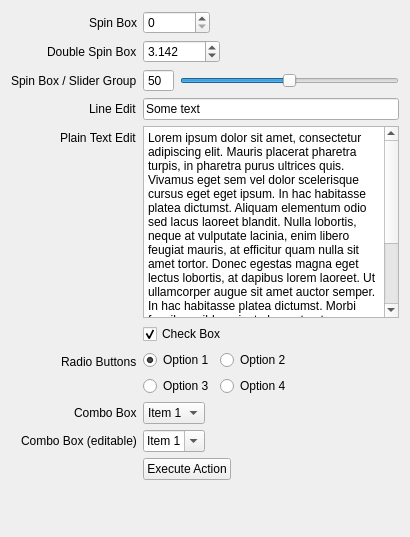
      <widget class="QWidget" name="tab_exampleForm">
       <attribute name="title">
        <string>Example Form</string>
       </attribute>
       <layout class="QFormLayout" name="formLayout_2">
        <property name="fieldGrowthPolicy">
         <enum>QFormLayout::ExpandingFieldsGrow</enum>
        </property>
        <property name="labelAlignment">
         <set>Qt::AlignRight|Qt::AlignTrailing|Qt::AlignVCenter</set>
        </property>
        <item row="3" column="1">
         <widget class="QSpinBox" name="spinBox_spinBox">
          <property name="minimum">
           <number>0</number>
          </property>
          <property name="maximum">
           <number>999999</number>
          </property>
          <property name="value">
           <number>0</number>
          </property>
          <property name="xmlTag" stdset="0">
           <string>spinBox</string>
          </property>
         </widget>
        </item>
        <item row="5" column="1">
         <widget class="QDoubleSpinBox" name="doubleSpinBox_doubleSpinBox">
          <property name="enabled">
           <bool>true</bool>
          </property>
          <property name="decimals">
           <number>3</number>
          </property>
          <property name="minimum">
           <double>0.000000000000000</double>
          </property>
          <property name="maximum">
           <double>1000.000000000000000</double>
          </property>
          <property name="singleStep">
           <double>0.001000000000000</double>
          </property>
          <property name="value">
           <double>3.142000000000000</double>
          </property>
          <property name="xmlTag" stdset="0">
           <string>doubleSpinBox</string>
          </property>
         </widget>
        </item>
        <item row="7" column="1">
         <widget class="QLineEdit" name="lineEdit_lineEdit">
          <property name="text">
           <string>Some text</string>
          </property>
          <property name="xmlTag" stdset="0">
           <string>lineEdit</string>
          </property>
         </widget>
        </item>
        <item row="9" column="1">
         <widget class="QPlainTextEdit" name="plainTextEdit_plainTextEdit">
          <property name="plainText">
           <string>Lorem ipsum dolor sit amet, consectetur adipiscing elit. Mauris placerat pharetra turpis, in pharetra purus ultrices quis. Vivamus eget sem vel dolor scelerisque cursus eget eget ipsum. In hac habitasse platea dictumst. Aliquam elementum odio sed lacus laoreet blandit. Nulla lobortis, neque at vulputate lacinia, enim libero feugiat mauris, at efficitur quam nulla sit amet tortor. Donec egestas magna eget lectus lobortis, at dapibus lorem laoreet. Ut ullamcorper augue sit amet auctor semper. In hac habitasse platea dictumst. Morbi faucibus nibh eu justo laoreet, a tempor enim egestas. Mauris non mi maximus, porta neque ut, bibendum risus. Nam eu nibh aliquam, cursus sapien nec, scelerisque nisl. Nam ac egestas turpis, ac gravida elit.</string>
          </property>
          <property name="xmlTag" stdset="0">
           <string>plainTextEdit</string>
          </property>
         </widget>
        </item>
        <item row="10" column="1">
         <widget class="QCheckBox" name="checkBox_checkBox">
          <property name="text">
           <string>Check Box</string>
          </property>
          <property name="checked">
           <bool>true</bool>
          </property>
          <property name="xmlTag" stdset="0">
           <string>checkBox</string>
          </property>
         </widget>
        </item>
        <item row="13" column="1">
         <widget class="QComboBox" name="comboBox_comboBox">
          <property name="xmlTag" stdset="0">
           <string>comboBox</string>
          </property>
          <item>
           <property name="text">
            <string>Item 1</string>
           </property>
          </item>
          <item>
           <property name="text">
            <string>Item 2</string>
           </property>
          </item>
          <item>
           <property name="text">
            <string>Item 3</string>
           </property>
          </item>
          <item>
           <property name="text">
            <string>Item 4</string>
           </property>
          </item>
         </widget>
        </item>
        <item row="15" column="1">
         <widget class="QComboBox" name="comboBoxEditable_comboBox">
          <property name="editable">
           <bool>true</bool>
          </property>
          <property name="xmlTag" stdset="0">
           <string>comboBox</string>
          </property>
          <item>
           <property name="text">
            <string>Item 1</string>
           </property>
          </item>
          <item>
           <property name="text">
            <string>Item 2</string>
           </property>
          </item>
          <item>
           <property name="text">
            <string>Item 3</string>
           </property>
          </item>
          <item>
           <property name="text">
            <string>Item 4</string>
           </property>
          </item>
         </widget>
        </item>
        <item row="16" column="1">
         <widget class="QPushButton" name="executeAction_pushButton">
          <property name="text">
           <string>Execute Action</string>
          </property>
          <property name="exec" stdset="0">
           <string>executeAction</string>
          </property>
         </widget>
        </item>
        <item row="3" column="0">
         <widget class="QLabel" name="spinBox_label">
          <property name="text">
           <string>Spin Box</string>
          </property>
         </widget>
        </item>
        <item row="5" column="0">
         <widget class="QLabel" name="doubleSpinBox_label">
          <property name="text">
           <string>Double Spin Box</string>
          </property>
         </widget>
        </item>
        <item row="7" column="0">
         <widget class="QLabel" name="lineEdit_label">
          <property name="text">
           <string>Line Edit</string>
          </property>
         </widget>
        </item>
        <item row="9" column="0">
         <widget class="QLabel" name="plainTextEdit_label">
          <property name="text">
           <string>Plain Text Edit</string>
          </property>
         </widget>
        </item>
        <item row="11" column="1">
         <layout class="QGridLayout" name="radioButton_gridLayout">
          <item row="0" column="0">
           <widget class="QRadioButton" name="radioButton1">
            <property name="text">
             <string>Option 1</string>
            </property>
            <property name="checked">
             <bool>true</bool>
            </property>
            <property name="xmlTag" stdset="0">
             <string>radioButton</string>
            </property>
           </widget>
          </item>
          <item row="0" column="1">
           <widget class="QRadioButton" name="radioButton3">
            <property name="text">
             <string>Option 2</string>
            </property>
            <property name="checked">
             <bool>false</bool>
            </property>
            <property name="xmlTag" stdset="0">
             <string>radioButton</string>
            </property>
           </widget>
          </item>
          <item row="1" column="0">
           <widget class="QRadioButton" name="radioButton2">
            <property name="text">
             <string>Option 3</string>
            </property>
            <property name="checked">
             <bool>false</bool>
            </property>
            <property name="xmlTag" stdset="0">
             <string>radioButton</string>
            </property>
           </widget>
          </item>
          <item row="1" column="1">
           <widget class="QRadioButton" name="radioButton4">
            <property name="text">
             <string>Option 4</string>
            </property>
            <property name="checked">
             <bool>false</bool>
            </property>
            <property name="xmlTag" stdset="0">
             <string>radioButton</string>
            </property>
           </widget>
          </item>
         </layout>
        </item>
        <item row="11" column="0">
         <widget class="QLabel" name="radioButton_label">
          <property name="text">
           <string>Radio Buttons</string>
          </property>
         </widget>
        </item>
        <item row="13" column="0">
         <widget class="QLabel" name="comboBox_label">
          <property name="text">
           <string>Combo Box</string>
          </property>
         </widget>
        </item>
        <item row="15" column="0">
         <widget class="QLabel" name="comboBoxEditable_label">
          <property name="text">
           <string>Combo Box (editable)</string>
          </property>
         </widget>
        </item>
        <item row="17" column="1">
         <spacer name="verticalSpacer_2">
          <property name="orientation">
           <enum>Qt::Vertical</enum>
          </property>
          <property name="sizeHint" stdset="0">
           <size>
            <width>20</width>
            <height>40</height>
           </size>
          </property>
         </spacer>
        </item>
        <item row="6" column="0">
         <widget class="QLabel" name="label_17">
          <property name="text">
           <string>Spin Box / Slider Group</string>
          </property>
         </widget>
        </item>
        <item row="6" column="1">
         <widget class="QFrame" name="spinSlider_frame">
          <layout class="QHBoxLayout" name="spinSlider_horizontalLayout">
           <property name="leftMargin">
            <number>0</number>
           </property>
           <property name="topMargin">
            <number>0</number>
           </property>
           <property name="rightMargin">
            <number>0</number>
           </property>
           <property name="bottomMargin">
            <number>0</number>
           </property>
           <item>
            <widget class="QSpinBox" name="spinSlider_spinBox">
             <property name="buttonSymbols">
              <enum>QAbstractSpinBox::NoButtons</enum>
             </property>
             <property name="minimum">
              <number>0</number>
             </property>
             <property name="maximum">
              <number>100</number>
             </property>
             <property name="value">
              <number>50</number>
             </property>
            </widget>
           </item>
           <item>
            <widget class="QSlider" name="spinSlider_slider">
             <property name="minimum">
              <number>0</number>
             </property>
             <property name="maximum">
              <number>100</number>
             </property>
             <property name="value">
              <number>50</number>
             </property>
             <property name="orientation">
              <enum>Qt::Horizontal</enum>
             </property>
             <property name="tickPosition">
              <enum>QSlider::NoTicks</enum>
             </property>
             <property name="tickInterval">
              <number>10</number>
             </property>
            </widget>
           </item>
          </layout>
         </widget>
        </item>
       </layout>
      </widget>
